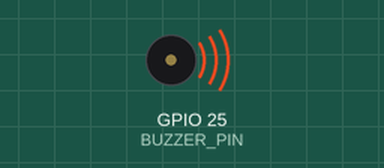
This sketch was run on a simulated ESP32. On the bench: buzzer (waves = sounding). What the sketch prints to the serial monitor is not drawn.

Above: at 2.66 s.
At 13.8 s:
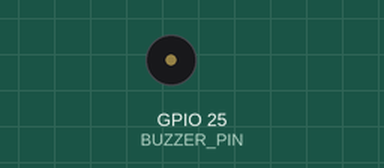
Timing chart, 0 to 15.1 s (numbered marks = the images above):
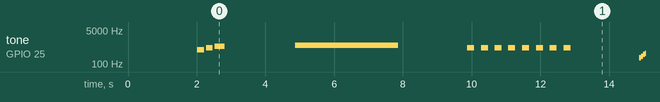

The sketch:

test-passive-buzzer.ino
```cpp
/*
 * Passive Buzzer Test - Smart Helmet
 * ===================================
 *
 * This simple test verifies your passive buzzer is working correctly
 * before uploading the full smart helmet code.
 *
 * HARDWARE REQUIRED:
 * - ESP32 board
 * - Passive buzzer (2-pin or 3-pin without driver)
 *
 * WIRING:
 * - Buzzer Positive (+) -> GPIO 25
 * - Buzzer Negative (-) -> GND
 *
 * WHAT TO EXPECT:
 * 1. Power-on melody (C-E-G ascending)
 * 2. Warning tone (continuous 880 Hz)
 * 3. Beep pattern (rapid beeps)
 * 4. Repeat cycle
 *
 * If you hear these sounds, your buzzer is working!
 */

#define BUZZER_PIN 25

// Musical notes
#define NOTE_C5  523
#define NOTE_E5  659
#define NOTE_G5  784
#define NOTE_A5  880

void setup() {
  Serial.begin(115200);
  pinMode(BUZZER_PIN, OUTPUT);

  Serial.println("\n====================================");
  Serial.println("  PASSIVE BUZZER TEST - SMART HELMET");
  Serial.println("====================================\n");
  Serial.println("If you hear the sounds, your buzzer works!");
  Serial.println("If not, check:");
  Serial.println("  - Using PASSIVE buzzer (not active)");
  Serial.println("  - Correct wiring (+ to GPIO 25, - to GND)");
  Serial.println("  - Buzzer is not damaged\n");

  delay(2000);
}

void loop() {
  // Test 1: Power-On Melody
  Serial.println("🔊 Test 1: Power-On Melody (ascending notes)");
  tone(BUZZER_PIN, NOTE_C5, 200);
  delay(250);
  tone(BUZZER_PIN, NOTE_E5, 200);
  delay(250);
  tone(BUZZER_PIN, NOTE_G5, 300);
  delay(350);
  noTone(BUZZER_PIN);

  Serial.println("   ✅ Power-on melody played");
  delay(2000);

  // Test 2: Warning Tone (10 seconds)
  Serial.println("🚨 Test 2: Warning Tone (continuous 880 Hz for 3 seconds)");
  tone(BUZZER_PIN, NOTE_A5);  // Continuous
  delay(3000);  // 3 seconds for test (real code uses 10)
  noTone(BUZZER_PIN);

  Serial.println("   ✅ Warning tone played");
  delay(2000);

  // Test 3: Beep Pattern (3 seconds)
  Serial.println("🔔 Test 3: Beep Pattern (beep-beep-beep)");
  unsigned long startTime = millis();
  while (millis() - startTime < 3000) {
    unsigned long elapsed = millis() - startTime;
    unsigned long cycleTime = elapsed % 400;

    if (cycleTime < 200) {
      tone(BUZZER_PIN, NOTE_E5);
    } else {
      noTone(BUZZER_PIN);
    }
    delay(10);
  }
  noTone(BUZZER_PIN);

  Serial.println("   ✅ Beep pattern played");
  delay(2000);

  // Test 4: Different Frequencies
  Serial.println("🎵 Test 4: Frequency Sweep (200Hz to 2000Hz)");
  for (int freq = 200; freq <= 2000; freq += 50) {
    tone(BUZZER_PIN, freq, 50);
    delay(60);
  }
  noTone(BUZZER_PIN);

  Serial.println("   ✅ Frequency sweep completed");
  Serial.println("\n✅ ALL TESTS COMPLETED!");
  Serial.println("====================================\n");

  delay(5000);  // Wait before repeating
}
```

Measured:
- by itself, tone on GPIO 25 (BUZZER_PIN): plays 523 Hz for 0.20 s, 659 Hz for 0.20 s, 784 Hz for 0.30 s, 880 Hz for 3.0 s, 659 Hz for 0.20 s, 659 Hz for 0.20 s … (298 notes in this stretch)
